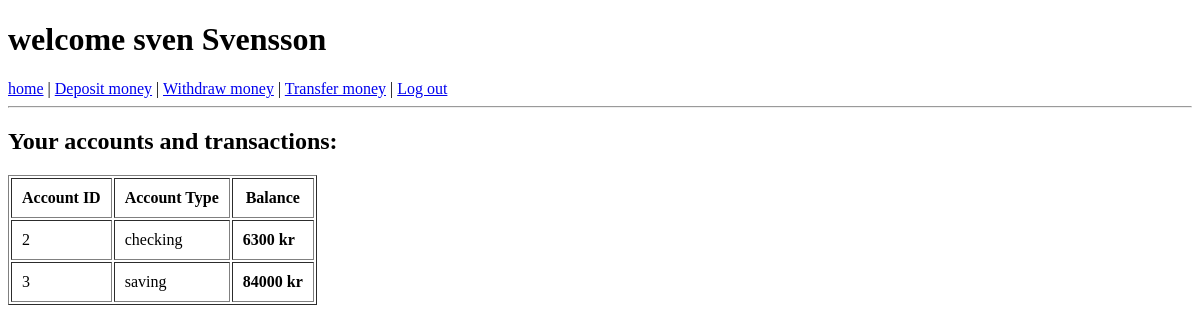
Before: /dashboard (signed in) with the older database file.
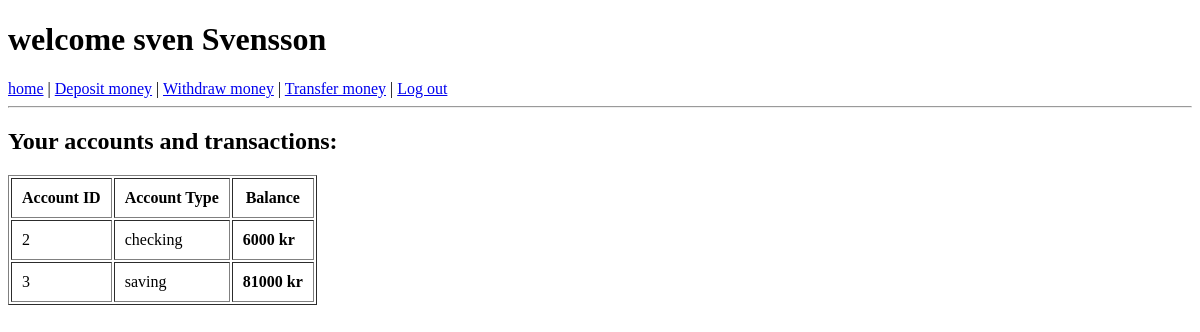
After: the same page with the newer database file.
### tables this page shows
CREATE TABLE accounts (
    id integer primary key autoincrement,
    user_id integer not null references users(id),
    account_type text not null default 'checking',
    balance real not null default 0.0,
    created_at text default (datetime('now'))
);

### SRC/helpers.php (called while the page is built, shortened)
<?php
function e(mixed $value): string
{
    return htmlspecialchars((string)$value, ENT_QUOTES, 'UTF-8');
}
?>

### SRC/AccountRepository.php (called while the page is built, shortened)
<?php
class AccountRepository {
    public function findByUserId(int $user_id): array {
        $stmt = $this->pdo->prepare("select * from accounts where user_id = :user_id");
        $stmt->execute(['user_id' => $user_id]);
        return $stmt->fetchAll();
    }
}

### templates/dashboard.php (the view, shortened to what this page needs)
<!DOCTYPE html>
<html lang="sv">
<head><meta charset="UTF-8"><title>Bankomat - dashboard</title></head>
<body>
<h1>welcome <?php echo e($_SESSION['name']); ?></h1>
<nav>
    <a href="/dashboard">home</a> |
    <a href="/deposit">Deposit money</a> |
    <a href="/withdraw">Withdraw money</a> |
    <a href="/transfer">Transfer money</a> |
    <a href="/logout">Log out</a>
</nav>
<hr>
<h2>Your accounts and transactions:</h2>
<table border="1" cellpadding="10" >
    <tr><th>Account ID</th><th>Account Type</th><th>Balance</th></tr>
    <?php foreach ($accounts as $acc): ?>
    <tr>
        <td><?= e($acc['id'])?></td>
        <td><?= e($acc['account_type'])?></td>
        <td><strong><?= e($acc['balance'])?> kr</strong></td>
    </tr>
    <?php endforeach; ?>
</table>
</body>
</html>

Changed rows visible on the page:
changed accounts "checking": balance "6300" → "6000"
changed accounts "saving": balance "84000" → "81000"
